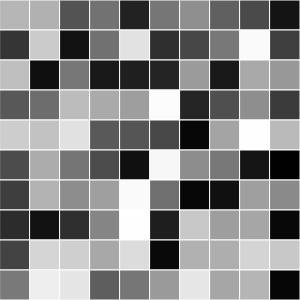
Frame 1 (no input)
Frame 60 (no input): identical to frame 1, image omitted
Frame 120 (the mouse pressed at the canvas centre since frame 60): identical to frame 1, image omitted

The p5.js sketch that drew this single still picture (run headless with seeded random() and noise() and a simulated clock; from frame 60 on, the mouse is pressed at the canvas centre):

// p5.js sketch
// ── sketch.js
// ver ejemplo 9.15 

var rows = 10;
var cols = 10;

var colors = [];
// crea el array 2d para la matriz
function make2Darray(cols, rows) {
	var arr = new Array(cols);
	for (var i = 0; i < arr.length; i++) {
		arr[i] = new Array(rows);
	}
	return arr;
}

function setup() {
	createCanvas(300, 300);
	colors=make2Darray(cols,rows);
	background(0);
	fill(200);
	stroke(255);

	for (var i = 0; i < cols; i++) {
		for (var j = 0; j < rows; j++) {
			colors[i][j]= random(0, 255);
		}
	}
}

function draw() {
	for (var i = 0; i < cols; i++) {
		for (var j = 0; j < rows; j++) {
			fill(colors[i][j]);
			rect(i * 30, j * 30, 30, 30);
		}
	}
}
